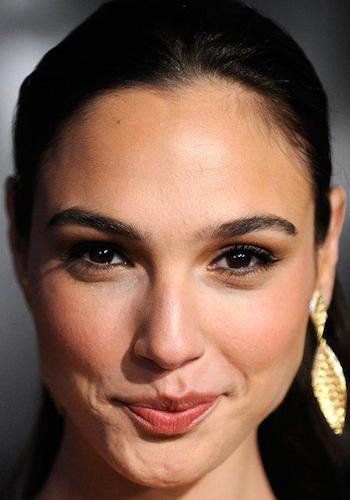
#> input picture lab4/pool1/g1.jpg, 350 x 500 px; its folder holds only this picture in this run
$ python lab4.py
#> lines starting #> are read from the running program, lines starting #| are printed output that depends on the picture; long printed decimals are rounded
from skimage import data, io
from skimage.measure import label, regionprops
import os
import numpy as np


# activation functions init
def tanh(x):
    return np.tanh(x)

def tanh_deriv(x):
    return 1.0 - np.tanh(x) ** 2

def logistic(x):
    return 1 / (1 + np.exp(-x))

def logistic_derivative(x):
    return logistic(x) * (1 - logistic(x))

# class neural network
class NeuralNetwork:
    def __init__(self, layers, activation='tanh'):

        # choose activation function
        if activation == 'logistic':
            self.activation = logistic
            self.activation_deriv = logistic_derivative
        elif activation == 'tanh':
            self.activation = tanh
            self.activation_deriv = tanh_deriv

        # weights init
        self.weights = []
        for i in range(1, len(layers) - 1):
            self.weights.append((2*np.random.random((layers[i - 1] + 1, layers[i]
                                ))-1)*0.25)
        self.weights.append((2*np.random.random((layers[i] + 1, layers[i +
                            1]))-1)*0.25)

    # study
    def fit(self, X, y, learning_rate=0.2, epochs = 20000):

        # input data to matrix format
        X = np.atleast_2d(X)
        temp = np.ones([X.shape[0], X.shape[1] + 1])
        temp[:, 0:-1] = X  # adding the bias unit to the input layer
        X = temp
        y = np.array(y)

        for k in range(epochs):
            i = np.random.randint(X.shape[0])
            a = [X[i]]

            # through hidden layers
            for l in range(len(self.weights)):
                hidden_inputs = np.ones([self.weights[l].shape[1] + 1])
                hidden_inputs[0:-1] = self.activation(np.dot(a[l], self.weights[l]))
                a.append(hidden_inputs)

            # error computation
            error = y[i] - a[-1][:-1]
            deltas = [error * self.activation_deriv(a[-1][:-1])]
            l = len(a) - 2

            # The last layer before the output is handled separately because of
            # the lack of bias node in output
            deltas.append(deltas[-1].dot(self.weights[l].T) * self.activation_deriv(a[l]))

            for l in range(len(a) - 3, 0, -1):  # we need to begin at the second to last layer
                deltas.append(deltas[-1][:-1].dot(self.weights[l].T) * self.activation_deriv(a[l]))

            deltas.reverse()
            for i in range(len(self.weights) - 1):
                layer = np.atleast_2d(a[i])
                delta = np.atleast_2d(deltas[i])
                self.weights[i] += learning_rate * layer.T.dot(delta[:, :-1])

            # Handle last layer separately because it doesn't have a bias unit
            i += 1
            layer = np.atleast_2d(a[i])
            delta = np.atleast_2d(deltas[i])
            self.weights[i] += learning_rate * layer.T.dot(delta)

    # predict function
    def predict(self, x):
        a = np.array(x)
        for l in range(0, len(self.weights)):
            temp = np.ones(a.shape[0] + 1)
            temp[0:-1] = a
            a = self.activation(np.dot(temp, self.weights[l]))
        return a


# average gray
def avg_gray(img, win_size, name):
    # input image rows and cols calculating
    rows = img.shape[0]
    cols = img.shape[1]

    res = []

    i = 1
    # for each pixel in image with step of size window
    for row in range(0, rows, win_size):
        for col in range(0, cols, win_size):
            r = 0
            g = 0
            b = 0

            # for each pixel in window
            for px in range(0, win_size):
                for py in range(0, win_size):
                    r += img[row + py, col + px ,0]
                    g += img[row + py, col + px ,1]
                    b += img[row + py, col + px ,2]

            # compute average (r,g,b) channels
            avg_r = r / (win_size ** 2)
            avg_g = g / (win_size ** 2)
            avg_b = b / (win_size ** 2)

            avg = (avg_r + avg_g + avg_b) / 3

            i += 1

            # tint each region with avg hue
            for px in range(0, win_size):
                for py in range(0, win_size):
                    # img[row + py, col + px, :] = (avg_r, avg_g, avg_b)
                    img[row + py, col + px, :] = (avg, avg, avg)

            res.append(avg)

    # io.imshow(img)
    # io.show()
    io.imsave(os.getcwd() + '/output/avg_'+ name +'.jpg', img)

    return res

# region segmentation size
win_size = 25

# for input data
X = []

# open the first pack of images
images1 = io.imread_collection(os.getcwd()+'/pool1/g*.jpg')
#> images1 = 1 item
print("first pack size: " + str(len(images1)))
#| first pack size: 1

i = 1
for im in images1:
    avg = avg_gray(im, win_size, "g"+str(i))
    X.append(avg)
    i += 1
#> this loop made 1 pass
#> (rows in avg_gray, cols in avg_gray, i) on pass 1: (500, 350, 2)
#> pass 1, in avg_gray, `io.imsave(os.getcwd() + '/output/avg_'+ name +'.jpg', img)`:
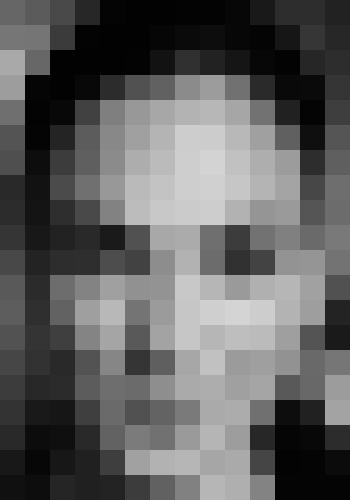
#> saved as avg_g1.jpg: shape (500, 350, 3); min 0, max 218, mean 95.2
#> after the loop, X = 1 item; i = 2

# open the first pack of images
images2 = io.imread_collection(os.getcwd()+'/pool2/f*.jpg')
print("second pack size: " + str(len(images2)))

i = 1
for im in images2:
    avg = avg_gray(im, win_size, "f"+str(i))
    X.append(avg)
    i += 1
#> after the loop, i = 1


# test image
test = io.imread(os.getcwd() + '/15.JPG')
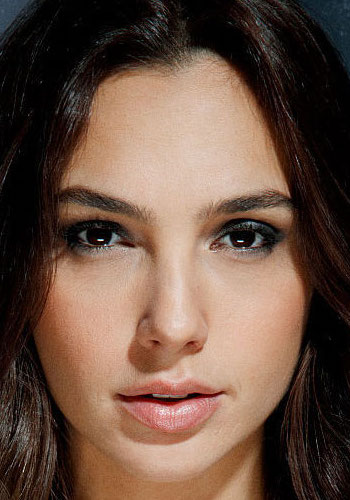
#> input picture lab4/15.jpg, 350 x 500 px, found by its file name
#> test is the input picture: shape (500, 350, 3); mean R, G, B 106.1, 80.9, 67.1

io.imshow(test)
io.show()

test1 = avg_gray(test, win_size, "test")
#> call 2 of avg_gray, with win_size = 25, name = 'test'
#> after the loop in avg_gray (call 2), `for row in range(0, rows, win_size):`:
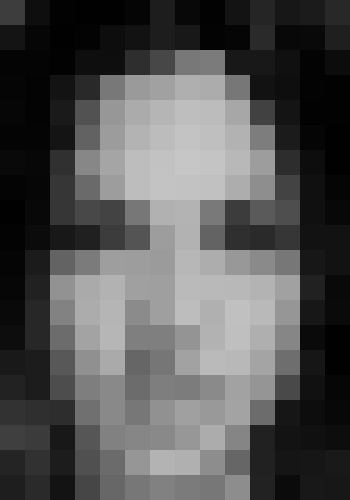
#> img: shape (500, 350, 3); min 1, max 198, mean 84.2
#> after the loop in avg_gray (call 2), `for row in range(0, rows, win_size):`: i = 281; res = 280 values, max 198.7 at index 91, min 1.13 at index 16, mean 84.68
#> test1 has the same summary as res in avg_gray

# search pack
search = []
for xi in X:
    search.append(xi)
#> this loop made 1 pass
#> after the loop, search = 1 item
search.append(test1)

# neural network init
nn = NeuralNetwork([len(X[0]), 5 ,1], 'tanh')

# test results
y1 = [1 for i in range(len(images1))]
#> y1 = [1]
y2 = [0 for i in range(len(images2))]
#> y2 = []
y = y1 + y2
#> y = [1]

# study neural network with 25000 epochs
nn.fit(X, y, epochs = 25000)
#> the loop in fit, `for k in range(epochs):` made 25000 passes
#> (error, delta) on passes 1 to 3: ([0.718], [0.663]), ([0.157], [0.0825]), ([0.13], [0.0662])
#> after the loop in fit, `for k in range(epochs):`: self.weights = 2 items

# predict results
j = 1
for i in search:
    pr = round(nn.predict(i)[0])
    if pr == 1:
        res = "Gal Gadot"
    elif pr == 0:
        res = "Jake McDorman"
    else: res = "Unknown"
    print(j,nn.predict(i), res)
    j += 1
#> this loop made 2 passes
#> (pr, res, j) on passes 1 to 2: (1, 'Gal Gadot', 2), (1, 'Gal Gadot', 3)
#| 1 [1] Gal Gadot
#| 2 [1] Gal Gadot
#> after the loop, j = 3
